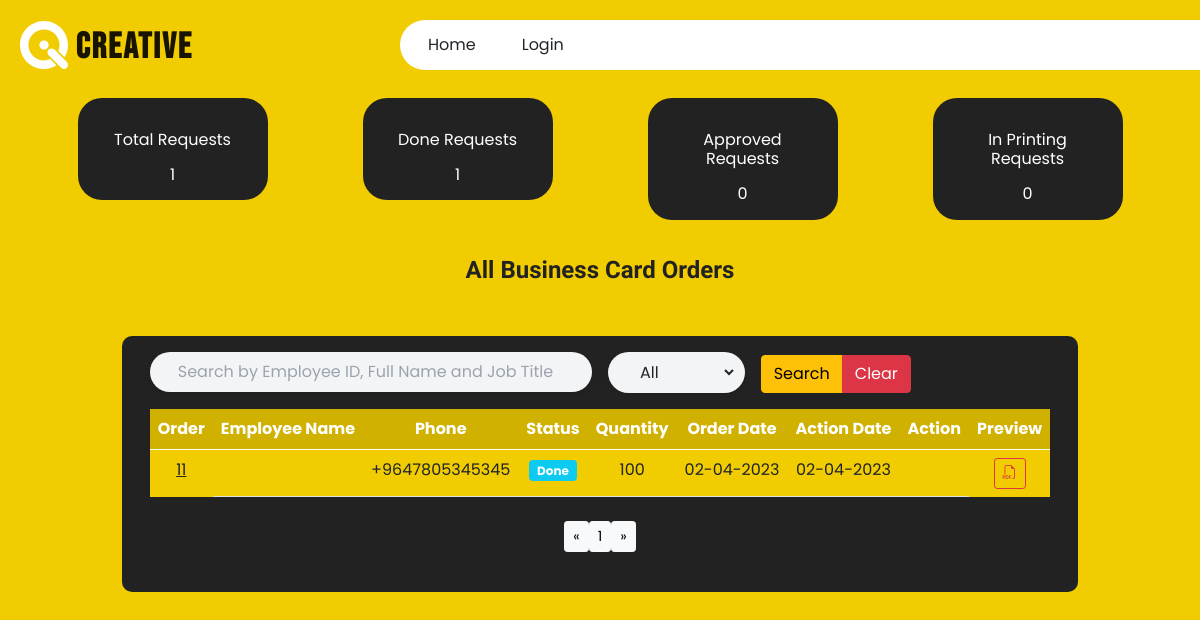
The page /business_order/requests/ on the database as committed earlier.
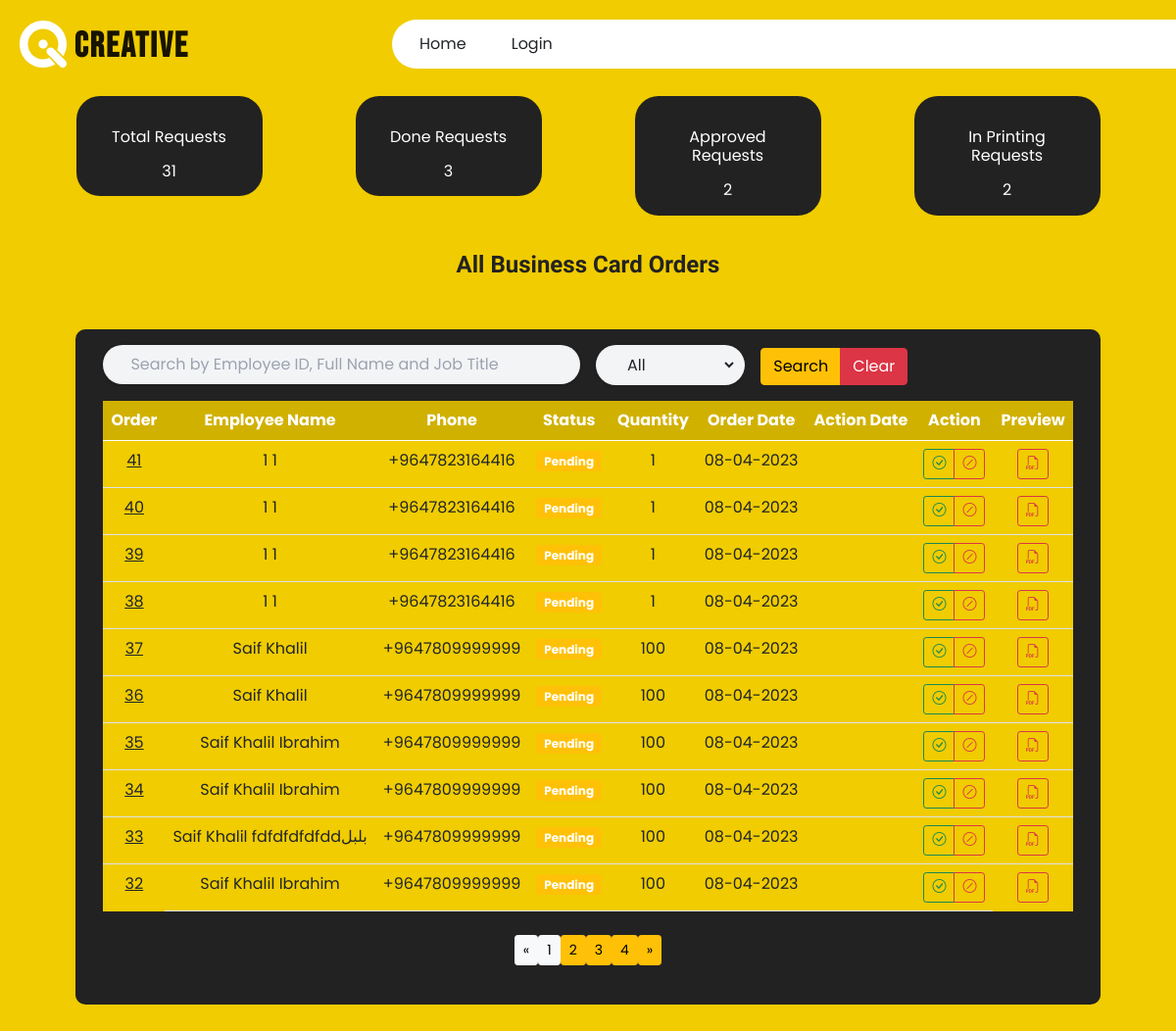
The same page on the database as committed later.
### businesscard/models.py (models this page shows, shortened)
class BusinessRequest(models.Model):
    id = models.AutoField(primary_key=True, )
    user = models.ForeignKey(User, related_name='%(class)s_user',
                             null=True, blank=True, on_delete=models.CASCADE)
    employee_id = models.BigIntegerField(blank=False, null=False)
    first_name_en = models.CharField(
        max_length=250, blank=False, null=False, verbose_name='First Name En')
    last_name_en = models.CharField(
        max_length=250, blank=True, null=True, verbose_name='Last Name En')
    first_name_ar = models.CharField(
        max_length=250, blank=False, null=False, verbose_name='First Name Ar')
    last_name_ar = models.CharField(
        max_length=250, blank=True, null=True, verbose_name='last Name Ar')
    job_title = models.CharField(
        max_length=250, blank=False, null=False, verbose_name='Job Title En')
    job_title_ar = models.CharField(
        max_length=250, blank=False, null=False, verbose_name='Job Title Ar')
    phone = PhoneNumberField(verbose_name="Phone Number")
    quantity = models.BigIntegerField(blank=False, null=False)
    pdf = models.FileField(upload_to='pdf/%Y/%m/%d/', verbose_name='PDF')
    created_at = models.DateTimeField(
        auto_now_add=True, editable=False, verbose_name='Created at')
    status = models.CharField(choices=STATUS, default='Pending', max_length=250, blank=False, null=False,
                              verbose_name='Status')
    status_change_by = models.ForeignKey(User, related_name='%(class)s_status_change_by', null=True, blank=True,
                                         on_delete=models.CASCADE)
    status_change_at = models.DateTimeField(
        editable=False, null=True, blank=True, verbose_name='Status Change By')
    modified_at = models.DateTimeField(
        auto_now=True, editable=False, verbose_name='Modified at')
    created_by = models.ForeignKey(
        User, related_name='%(class)s_createdby', on_delete=models.CASCADE, blank=True, null=True, editable=False,
        verbose_name='Created by')
    modified_by = models.ForeignKey(
        User, related_name='%(class)s_modifiedby', null=True, blank=True, on_delete=models.CASCADE, editable=False,
        verbose_name='Modified by')

### businesscard/views.py (the view, shortened to what this page needs)
# urls.py: path('requests/', request_list, name='business_requests'),
def request_list(request):
    if request.method == 'GET':
        if request.GET.get('status'):
            status = request.GET.get('status')
            request.session['status'] = status
        else:
            status = ""
            request.session['status'] = status
        if request.GET.get('keywords'):
            keywords = request.GET.get('keywords')
            request.session['keywords'] = keywords
        else:
            keywords = ""
            request.session['keywords'] = keywords
        if request.GET.get('number_of_records'):
            number_of_records = request.GET.get('number_of_records')
            try:
                request.session['number_of_records'] = int(number_of_records)
            except:
                request.session['number_of_records'] = 50
    status = request.session.get('status')
    keywords = request.session.get('keywords')
    number_of_records = request.session.get('number_of_records')
    request_list3 = BusinessRequest.objects.all()
    total_requests = request_list3.count()
    Approved_requests = request_list3.filter(status='Approved').count()
    InPrinting_requests = request_list3.filter(status='In Printing').count()
    Done_requests = request_list3.filter(status='Done').count()
    request_list = BusinessRequest.objects.all()
    request_list1 = []
    if number_of_records:
        number_of_records = int(number_of_records)
    else:
        number_of_records = 10
    if status:
        request_list = request_list.filter(status=status)
    if keywords:
        query_words = str(keywords).split(" ")  # Get the word in a list
        query = Q()
        for w in query_words:
            if len(w) < 2:  # Min length
                query_words.remove(w)
        for word in query_words:
            query = query | Q(employee_id__icontains=word) | Q(
                first_name_en__icontains=word) | Q(job_title__icontains=word) | Q(last_name_en__icontains=word)
        request_list = request_list.filter(query)
    else:
        request_list = request_list.order_by('-created_at')
    session = [keywords, status, number_of_records]
    paginator = Paginator(request_list, number_of_records)
    page_number = request.GET.get('page', 1)
    page_obj = paginator.get_page(page_number)
    page_range = paginator.get_elided_page_range(
        number=page_number, on_each_side=2, on_ends=2)
    context = {
        'session': json.dumps(session),
        'page_obj': page_obj,
        'page_range': page_range,
        'total_requests': total_requests,
        'Approved_requests': Approved_requests,
        'InPrinting_requests': InPrinting_requests,
        'Done_requests': Done_requests,
        'requests_count': request_list.count(),
    }
    return render(request, 'businesscard/request_list.html', context)

### templates/businesscard/request_list.html (shortened to what the changed rows need)
{% extends "layout.html" %}
{% block content %}
{% load static %}
{% load humanize %}
<link rel="stylesheet" type="text/css" href="https://cdn.datatables.net/1.11.3/css/dataTables.bootstrap5.min.css" />
<link rel="stylesheet" type="text/css" href="https://cdn.datatables.net/buttons/2.1.1/css/buttons.bootstrap5.min.css" />
<link rel="stylesheet" type="text/css"
  href="https://cdn.datatables.net/responsive/2.2.9/css/responsive.bootstrap5.min.css" />
<div class="header mb-5">
    <div class="mb-3">
        <div class="row justify-content-around justify-content-center my-container">
            <div class="col-lg-2 col-md-2 col-sm-4 col-xs-4 m-3">
                <div class="row p-3 justify-center text-center bg-qitext text-white rounded-3xl ">
                    <h1 class="m-3">Total Requests</h1>
                    <h1>{{total_requests}}</h1>
                </div>
            </div>
            <div class="col-lg-2 col-md-2 col-sm-4 col-xs-4 m-3">
                <div class="row p-3 justify-center text-center bg-qitext text-white rounded-3xl ">
                    <h1 class="m-3">Done Requests</h1>
                    <h1>{{Done_requests}}</h1>
                </div>
            </div>
            <div class="col-lg-2 col-md-2 col-sm-4 col-xs-4 m-3">
                <div class="row p-3 justify-center text-center bg-qitext text-white rounded-3xl ">
                    <h1 class="m-3">Approved Requests</h1>
                    <h1>{{Approved_requests}}</h1>
                </div>
            </div>
            <div class="col-lg-2 col-md-2 col-sm-4 col-xs-4 m-3">
                <div class="row p-3 justify-center text-center bg-qitext text-white rounded-3xl ">
                    <h1 class="m-3">In Printing Requests</h1>
                    <h1>{{InPrinting_requests}}</h1>
                </div>
            </div>
        </div>
    </div>
    <div class="my-container lg:flex x2l:block justify-center">
        <div class="orders-section pb-3 p-2 xl:p-10 lg:flex flex-col justify-center text-center bg-qitext text-white">
            <section class="company-jobs ptb80">
                <div class="container">
                  <div class="table-responsive">
                      <table class="table bg-qi table-hover responsive">
                          <thead class="bg-qi-dark text-white">
                              <tr>
                                  <th>Order</th>
                                  <th>Employee Name</th>
                                  <th>Phone</th>
                                  <th>Status</th>
                                  <th>Quantity</th>
                                  <th>Order Date</th>
                                  <th>Action Date</th>
                                  <th>Action</th>
                                <th>Preview</th>
                              </tr>
                           </thead>
                          <tbody>
                          {% for req in page_obj %}
                          <tr>
                              <td><a class="a-underline" href="{% url 'BusinessRequestDetails' req.id %}">{{ req.id }}</a></td>
                              <td>{{ req.first_name_en }} {{ req.last_name_en|default:'' }}</td>
                              <td>{{ req.phone }}</td>
                              <td><span class="badge bg-{% if req.status == 'Pending' %}warning{% elif req.status == 'Approved' %}success{% elif req.status == 'Reject' %}danger{% elif req.status == 'In Printing' %}warning{% elif req.status == 'Done' %}info{% endif %}">{{ req.status }}</span></td>
                              <td>{{ req.quantity }}</td>
                              <td><p data-bs-toggle="tooltip" data-bs-placement="top" title="{{ req.created_at }}">{{ req.created_at|naturalday:'d-m-Y' }}</p></td>
                              <td><p data-bs-toggle="tooltip" data-bs-placement="top" title="{{ req.status_change_at }}">{{ req.status_change_at|naturalday:'d-m-Y'|default:'' }}</p></td>
                              <td>{% if req.status == 'Pending' %}<div class="btn-group rounded-full" role="group"><a class="btn btn-sm btn-outline-success" href="{% url 'BusinessRequestApprove' req.id %}"><i class="bi bi-check-circle"></i></a><a class="btn btn-sm btn-outline-danger" href="{% url 'BusinessRequestReject' req.id %}"><i class="bi bi-slash-circle"></i></a></div>{% elif req.status == 'Approved' %}<a class="btn btn-sm btn-outline-warning text-white" href="{% url 'BusinessRequestInPrinting' req.id %}"><i class="bi bi-printer"></i></a>{% elif req.status == 'In Printing' %}<a class="btn btn-sm btn-outline-info text-white" href="{% url 'BusinessRequestDone' req.id %}"><i class="bi bi-check2-circle"></i></a>{% endif %}</td>
                              <td><a class="btn btn-sm btn-outline-danger" href="{% url 'pdf' req.id %}" target="_blank"><i class="bi bi-filetype-pdf"></i></a></td>
                          </tr>
                          {% endfor %}
                          </tbody>
                      </table>
                  </div>
                  <div class="row justify-content-center mt30 ">
                    <nav aria-label="Page navigation ">
                      <ul class="pagination justify-content-center flex-wrap mt-2 mb-4">
                        {% for i in page_range|default_if_none:page_obj.paginator.get_elided_page_range %}
                            {% if page_obj.number == i %}
                                <li class="active page-item"><span class="btn btn-sm btn-light">{{ i }}</span>
                                </li>
                            {% else %}
                                {% if i == page_obj.paginator.ELLIPSIS %}
                                    <li class="page-item"><span class="btn btn-sm btn-light">{{ i }}</span></li>
                                {% else %}
                                    <li class="page-item"><a class="btn btn-sm btn-warning" href="?page={{ i }}">{{ i }}</a></li>
                                {% endif %}
                            {% endif %}
                        {% endfor %}
                        {% if page_obj.has_next %}
                            <li class="page-item"><a class="btn btn-sm btn-warning" href="?page={{ page_obj.next_page_number }}">»</a></li>
                        {% else %}
                            <li class="disabled page-item"><span class="btn btn-sm btn-light">&raquo;</span></li>
                        {% endif %}
                    </ul>
                    </nav>
                  </div>
                </div>
            </section>
        </div>
    </div>
</div>
{% endblock %}

Rows that differ between the two databases and show on the page:
no longer on this page (row edited): BusinessRequest: id "11", phone "+9647805345345", status "Done", quantity "100", created_at "02-04-2023", status_change_at "02-04-2023"
added BusinessRequest: id "41", first_name_en "1", last_name_en "1", phone "+9647823164416", status "Pending", quantity "1", created_at "08-04-2023"
added BusinessRequest: id "40", first_name_en "1", last_name_en "1", phone "+9647823164416", status "Pending", quantity "1", created_at "08-04-2023"
added BusinessRequest: id "39", first_name_en "1", last_name_en "1", phone "+9647823164416", status "Pending", quantity "1", created_at "08-04-2023"
added BusinessRequest: id "38", first_name_en "1", last_name_en "1", phone "+9647823164416", status "Pending", quantity "1", created_at "08-04-2023"
added BusinessRequest: id "37", first_name_en "Saif Khalil", phone "+9647809999999", status "Pending", quantity "100", created_at "08-04-2023"
added BusinessRequest: id "36", first_name_en "Saif Khalil", phone "+9647809999999", status "Pending", quantity "100", created_at "08-04-2023"
added BusinessRequest: id "35", first_name_en "Saif Khalil", last_name_en "Ibrahim", phone "+9647809999999", status "Pending", quantity "100", created_at "08-04-2023"
added BusinessRequest: id "34", first_name_en "Saif Khalil", last_name_en "Ibrahim", phone "+9647809999999", status "Pending", quantity "100", created_at "08-04-2023"
added BusinessRequest: id "33", first_name_en "Saif Khalil", last_name_en "fdfdfdfdfddبلبل", phone "+9647809999999", status "Pending", quantity "100", created_at "08-04-2023"
added BusinessRequest: id "32", first_name_en "Saif Khalil", last_name_en "Ibrahim", phone "+9647809999999", status "Pending", quantity "100", created_at "08-04-2023"
Other text that changed with them:
{{ total_requests }}: "1" → "31"
{{ Done_requests }}: "1" → "3"
{{ Approved_requests }}: "0" → "2"
{{ InPrinting_requests }}: "0" → "2"
new list line: "2"
new list line: "3"
new list line: "4"
